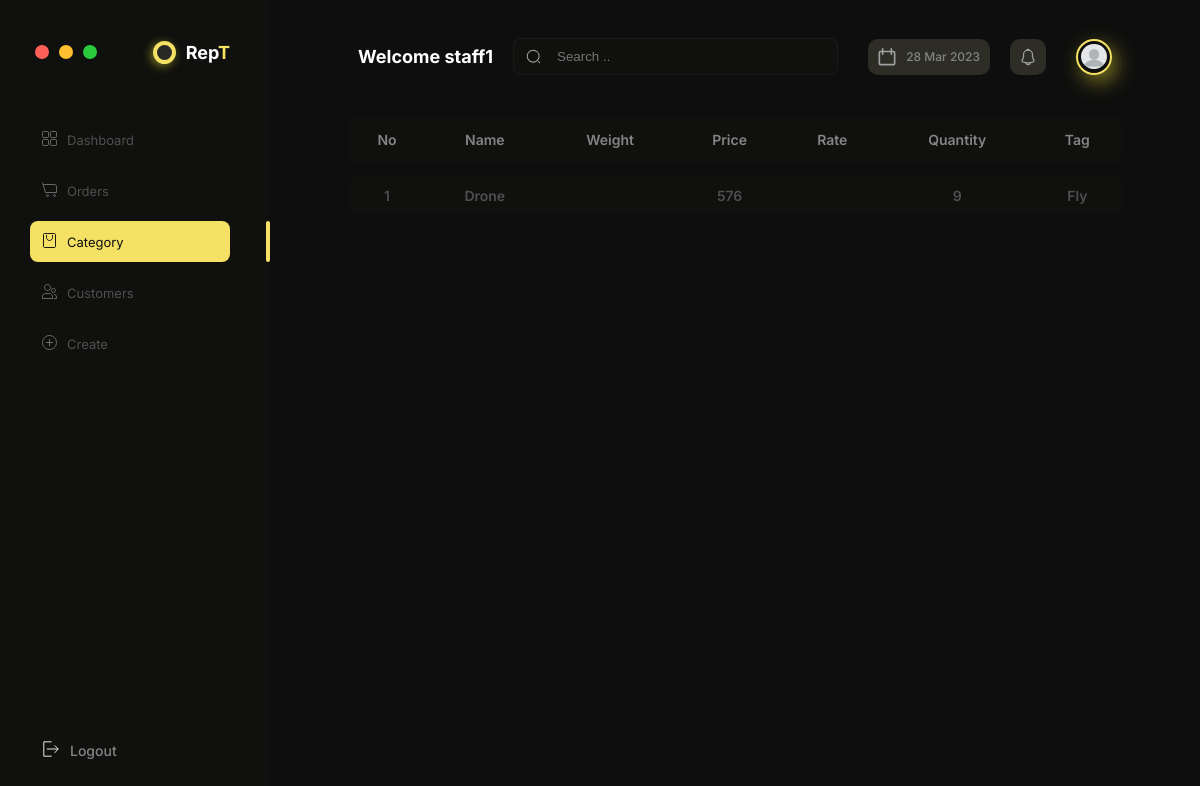
Screenshot of /items/1 (signed in) with the database file from the repository.
### apps/core/models.py (models this page shows, shortened)
class Staff(models.Model):
    GENDER = (
        ('Male', 'Male'),
        ('Female', 'Female'),
        ('Others', 'Others'),
    )
    profile_image = models.ImageField(
        default='person.png', null=True, blank=True)
    user = models.OneToOneField(User, on_delete=models.CASCADE)
    name = models.CharField(max_length=200, null=True)
    email = models.CharField(max_length=200, null=True)
    phone = models.IntegerField(default=0, null=True)
    gender = models.CharField(max_length=200, null=True, choices=GENDER)

class Item(models.Model):
    name = models.CharField(max_length=200, null=True)
    price = models.IntegerField(default=0, null=True)
    quantity = models.IntegerField(default=0, null=True)
    category = models.ForeignKey(
        Category, null=True, on_delete=models.SET_NULL)
    tag = models.ForeignKey(Tag, null=200, on_delete=models.SET_NULL)
    date_created = models.DateTimeField(auto_now_add=True, null=True)

class Tag(models.Model):
    name = models.CharField(max_length=200, null=True)
    date_created = models.DateTimeField(auto_now_add=True, null=True)
    def __str__(self):
        return self.name

### apps/core/decorators.py (the view)
        def wrapper_func(request, *args, **kwargs):
            group = None
            if request.user.groups.exists():
                group = request.user.groups.all()[0].name
            if group in allowed:
                return view_func(request, *args, **kwargs)
            else:
                return HttpResponse('You are not authenticated to access this page!')

### apps/category/views.py (called while the page is built)
@login_required(login_url='login')
@allowed_user(allowed=['admin', 'staff'])
def items(request, pk):
    category = Category.objects.get(id=pk)
    items = Item.objects.filter(category=category)
    items_count = items.count()
    context = {
        'navbar': 'category',
        'items': items,
        'items_count': items_count,
    }
    return render(request, 'items.html', context)

### apps/category/templates/items.html (shortened to what this page needs)
{% extends 'main.html' %}
{% block content %}
<div class="table-container">
      <table class="table">
        <thead class="table__header">
            <tr class="table__header-raw">
              <th class="col col1">No</th>
              <th class="col col2">Name</th>
              <th class="col col3">Weight</th>
              <th class="col col4">Price</th>
              <th class="col col5">Rate</th>
              <th class="col col6">Quantity</th>
              <th class="col col7">Tag</th>
          </thead>
          {% for item in items %}
          <tbody class="table__body">
            <tr class="table__body-raw">
              <td class="col col1">{{item.id}}</td>
              <td class="col col2">{{item.name}}</td>
              <td class="col col3">{{item.weight}}</td>
              <td class="col col4">{{item.price}}</td>
              <td class="col col5">{{item.rate}}</td>
              <td class="col col6">{{item.quantity}}</td>
              <td class="col col7">{{item.tag}}</td>
          </tbody>
          {% endfor %}
    </table>
</div>
{% endblock %}

### templates/topbar.html (shortened to what this page needs)
{% load static %}
<div class="topbar">
    <h3 class="top__title">Welcome {{request.user}}</h3>
    <form class="search__container" autocomplete="off" id="search-form" method="post">
        <img src="/static/icons/ic-input-search.svg" alt="" class="search__img">
        <input type="text" class="search__inp" placeholder="Search .." id="search-input">
    </form>
    <div class="right">
        <div class="right__calendar-container">
            <img src="/static/icons/ic_calendar.svg" alt="" class="right__icon right__calendar">
            <h6 id="right__calendar-txt"></h6>
        </div>
        <div class="right__icon-container">
            <img src="/static/icons/ic_notifications.svg" alt="" class="right__icon right__notification">
        </div>
        <div class="right__img-container">
            <img src="{{ request.user.staff.profile_image.url }}" alt="" class="right__img">
        </div>
    </div>
</div>

### static/css/main.css (style rules this page uses)
html { font-size: 62.5%; }
body { padding-left: 32rem; padding-top: 2rem; padding-right: 5rem; background-color: var(--colorDark); font-family: 'Inter', sans-serif; }
h1, h2, h3, h4, h5, h6 { margin: 0rem; padding: 0rem; }

### static/css/colors.css (style rules this page uses)
:root { --colorDark: #0E0E0E; --colorDarkMedium: #10110E; --colorDarkLight: #4F4F4F; --colorDarkExtraLight: #848484; --colorWhite: #FFFFFF; --colorWhiteMedium: #F9F9F9; --colorWhiteLight: #F1F1F1; --colorWhiteExtraLight: #EBEBEB; --colorOrange: #F5E164; --colorOrangeMedium: #fbf438; --colorOrangeLight: #fff951; --colorOrangeExtraLight: #fffb95; --colorYelllow:#FFF500; --colorYellowMedium:#fbf438; --colorYellowLight:#fff951; --colorExtraLight:#fffb95; --gradientColor1:#BD00FF; --gradientColor2:#0085FF; --gradientColor3:#FFF500; --gradientColor4:#FFB800; --gradientColor5:#FF5C00; --gradientColor6:#FF0000; --gradientColor7:#00E0FF; --gradientColor8:#00D1FF; --buttonColorYellow: rgb(255, 184, 0); --buttonColorLightYellow: rgba(155, 184, 0, 0.1); --buttonColorOrange: rgb(252, 96, 88); --buttonColorLightOrange: rgba(252, 96, 88, 0.1); --buttonColorBlue: rgb(0, 149, 255); --buttonColorLightBlue: rgba(0, 149, 255, 0.1); --buttonColorRed: rgb(236,95,104); --buttonColorLightRed: rgba(254, 141, 148, 0.1); --buttonColorGreen: rgb(176, 255, 96); --buttonColorLightGreen: rgba(214, 255, 173, 0.1); --dotColor1:#FC6058; --dotColor2:#FEC02F; --dotColor3:#2ACA3E; --seperatorColor:#35363843; --iconBackgroundColor:#62634e5e; --bgObjectBlur:rgba(233, 224, 54, 0.5); --transparentColor:rgba(0, 0, 0, 0); }

### static/css/topbar.css (style rules this page uses)
.topbar { display: flex; align-items: center; margin-left: 3rem; margin-right: 3rem; margin-bottom: 2rem; margin-top: 1rem; justify-content: space-between; }
.top__title { color: var(--colorWhite); font-weight: 700; margin-right: 2rem; }
.search__container { flex: 1; max-width: 40rem; display: flex; align-items: center; background-color: var(--colorDarkMedium); border-color: var(--seperatorColor); border-style: solid; border-width: .1rem; border-radius: .8rem; }
.search__img { width: 1.5rem; height: 1.5rem; padding: 1rem 1.2rem; }
.search__inp { flex: 1; width: 0rem; background-color:var(--colorTransparent); border-style: none; padding: .1rem .4rem; color: var(--colorDarkExtraLight); }
.right { align-items: center; display: flex; padding-left: 2rem; }
.right__calendar-container { display: flex; align-items: center; justify-content: center; padding-left: 1rem; padding-right: 1rem; height: 3.6rem; background-color:var(--iconBackgroundColor); border-radius: 1rem; margin: 0rem 1rem; cursor: pointer; }
.right__calendar { width: 1.8rem; height: 1.8rem; margin-right: 1rem; }
.right__icon-container { display: flex; align-items: center; justify-content: center; width: 3.6rem; height: 3.6rem; background-color: var(--iconBackgroundColor); border-radius: 1rem; margin: 0rem 1rem; cursor: pointer; }
.right__notification { width: 1.8rem; height: 1.8rem; }
.right__img-container { display: flex; align-items: center; justify-content: center; width: 3.2rem; height: 3.2rem; border-style: solid; border-color: var(--colorOrange); border-radius: 2rem; border-width: .2rem; object-position: center; object-fit:cover; margin-left: 2rem; box-shadow: .5rem .7rem 2rem var(--bgObjectBlur); }
.right__img { width: 80%; height: 80%; border-radius: 50%; }

### static/css/table.css (style rules this page uses)
.table-container { margin-top: 4rem; display: flex; flex-direction: column; }
.table { border-style: none; vertical-align: middle; text-align: center; border-collapse: collapse; margin: 0rem 2rem; font-size: 1.4rem; }
.table__header-raw, .table__body-raw { background-color: var(--colorDarkMedium); border-radius: 10rem; }
.table__header-raw .col { color: var(--colorDarkExtraLight); font-weight: 600; padding: 1.5rem 1rem; }
.table__body-raw .col { color: var(--colorDarkLight); font-weight: 600; padding: 1rem 1rem; }
.table__body:before { content:"@"; display:block; line-height:1.2rem; text-indent:-99999px; }
td, th { border: solid 1px transparent; border-style: none solid solid none; padding: 10px; }
tr:first-child td:first-child, tr:first-child th:first-child { border-top-left-radius: 10px; border-bottom-left-radius: 10px; }
tr:first-child td:last-child, tr:first-child th:last-child { border-top-right-radius: 10px; border-bottom-right-radius: 10px; }
tr:first-child td, tr:first-child th { border-top-style: solid; }
tr td:first-child, tr th:first-child { border-left-style: solid; }

### rows the page displays
Item: id "1", name "Drone", price "576", quantity "9", tag "Fly"

### other values shown
{{ request.user }} "staff1"
